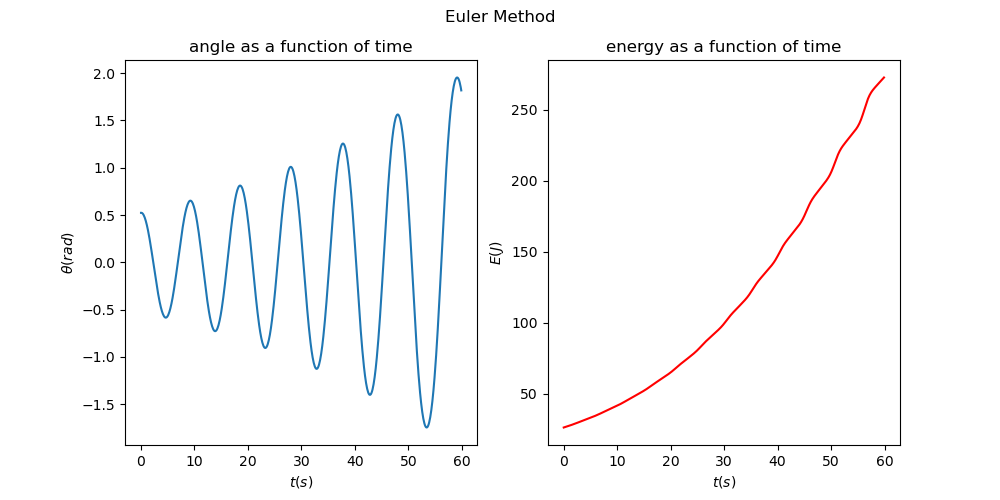

Reproduce this figure in Python.
# python 3.8.13
# Euler_method.py

# Created on Nov 20 14:21:23 2022
# version: 1.0
# @author: yinchaoyang
# --- utf-8 ---

# Numerically solve the motion of a simple pendulum
# using Euler's method.


import math
import matplotlib.pyplot as plt
import numpy as np

# Constants
m = 1
g = 9.80
l = 20

def f(x):
    return np.array([x[1], -g / l * math.sin(x[0])])

def Euler(f, x0, v0, t, step):
    X_t = np.zeros((len(t), 2))
    X_t[0] = [x0, v0]
    for i in range(len(t) - 1):
        X_t[i + 1] = X_t[i] + f(X_t[i]) * step
    return X_t

if __name__ == '__main__':
    step = 0.1
    t = np.arange(0, 60, step) # consider the motion period from 0 to 60 seconds.
    x0 = math.pi / 6           # set the initial location at pi/6
    v0 = 0                     # set the initial speed as 0

    # Calculate the total energy.
    X_t = Euler(f, x0, v0, t, step)
    x = X_t[:, 0]
    v = X_t[:, 1]
    Energy = np.zeros(len(t))
    for i in range(len(Energy)):
        Energy[i] = m * g * l * (1 - math.cos(x[i])) + 1 / 2 * m * (l * v[i])**2

    # Plot the angle as a function of time.
    fig = plt.figure(figsize=(10, 5))
    fig.suptitle('Euler Method')
    plt.subplot(1, 2, 1)
    plt.plot(t, x)
    plt.xlabel(r'$t(s)$')
    plt.ylabel(r'$\theta(rad)$')
    plt.title('angle as a function of time')
    # Plot the energy as a function of time.
    plt.subplot(1, 2, 2)
    plt.plot(t, Energy, 'r')
    plt.xlabel(r'$t(s)$')
    plt.ylabel(r'$E(J)$')
    plt.title('energy as a function of time')
    plt.show()
